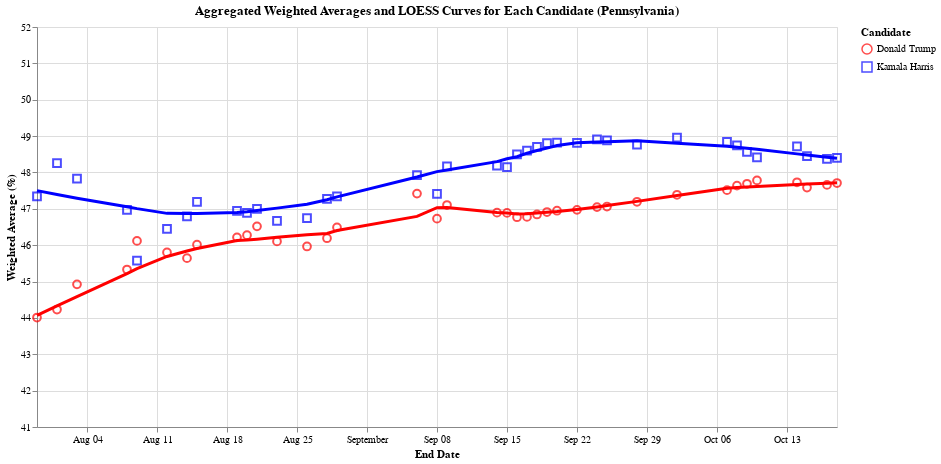

The notebook cell this image was saved under:
### Code cell
import altair as alt

# Aggregating the average for groupby 'end_date' and 'candidate_name'
df_aggregated = df_weighted_averages.groupby(['end_date', 'candidate_name']).agg({
    'weighted_average_pct': 'mean'
}).reset_index().sort_values(by='end_date',ascending=False)
print('Pennsylvania')
print(df_aggregated.head(10))
# Define the custom color scale for the candidates
color_scale = alt.Scale(domain=['Kamala Harris', 'Donald Trump'], range=['blue', 'red'])

# Scatter plot with distinct shapes for each candidate
scatter = alt.Chart(df_aggregated).mark_point(size=60).encode(
    x=alt.X('end_date:T', title='End Date'),
    y=alt.Y('weighted_average_pct:Q', title='Weighted Average (%)', scale=alt.Scale(domain=[41, 52])),  # Restricted vertical axis
    color=alt.Color('candidate_name:N', scale=color_scale, title='Candidate'),  # Custom color scale for candidates
    shape=alt.Shape('candidate_name:N', title='Candidate'),  # Different shapes for each candidate
    tooltip=[alt.Tooltip('end_date:T', title='Date'), alt.Tooltip('candidate_name:N', title='Candidate'), alt.Tooltip('weighted_average_pct:Q', title='Weighted Average (%)')]
).properties(
    width=800,
    height=400
)

# LOESS smoothing for each candidate, applied to the aggregated data
loess = alt.Chart(df_aggregated).transform_loess(
    'end_date', 'weighted_average_pct', groupby=['candidate_name']
).mark_line(size=3).encode(
    x='end_date:T',
    y=alt.Y('weighted_average_pct:Q', title='Weighted Average (%)'),
    color=alt.Color('candidate_name:N', scale=color_scale, title='Candidate'),  # Custom color scale for candidates
    tooltip=[alt.Tooltip('candidate_name:N', title='Candidate'), alt.Tooltip('end_date:T', title='Date'), alt.Tooltip('weighted_average_pct:Q', title='Smoothed Average (%)')]
)

# Layer scatter plot and LOESS smoothing
final_chart = alt.layer(scatter, loess).properties(
    title="Aggregated Weighted Averages and LOESS Curves for Each Candidate (Pennsylvania)"
)

# Display the final chart
final_chart.display()

### Figure 1 — Vega-Lite specification as saved in the notebook (floating-point values rounded to 4 significant figures)
{"config": {"view": {"continuousWidth": 300, "continuousHeight": 300}}, "layer": [{"mark": {"type": "point", "size": 60}, "encoding": {"color": {"field": "candidate_name", "scale": {"domain": ["Kamala Harris", "Donald Trump"], "range": ["blue", "red"]}, "title": "Candidate", "type": "nominal"}, "shape": {"field": "candidate_name", "title": "Candidate", "type": "nominal"}, "tooltip": [{"field": "end_date", "title": "Date", "type": "temporal"}, {"field": "candidate_name", "title": "Candidate", "type": "nominal"}, {"field": "weighted_average_pct", "title": "Weighted Average (%)", "type": "quantitative"}], "x": {"field": "end_date", "title": "End Date", "type": "temporal"}, "y": {"field": "weighted_average_pct", "scale": {"domain": [41, 52]}, "title": "Weighted Average (%)", "type": "quantitative"}}}, {"mark": {"type": "line", "size": 3}, "encoding": {"color": {"field": "candidate_name", "scale": {"domain": ["Kamala Harris", "Donald Trump"], "range": ["blue", "red"]}, "title": "Candidate", "type": "nominal"}, "tooltip": [{"field": "candidate_name", "title": "Candidate", "type": "nominal"}, {"field": "end_date", "title": "Date", "type": "temporal"}, {"field": "weighted_average_pct", "title": "Smoothed Average (%)", "type": "quantitative"}], "x": {"field": "end_date", "type": "temporal"}, "y": {"field": "weighted_average_pct", "title": "Weighted Average (%)", "type": "quantitative"}}, "transform": [{"loess": "weighted_average_pct", "on": "end_date", "groupby": ["candidate_name"]}]}], "data": {"name": "data-80cee148ecd1ead87e6312d385526992"}, "height": 400, "title": "Aggregated Weighted Averages and LOESS Curves for Each Candidate (Pennsylvania)", "width": 800, "$schema": "https://vega.github.io/schema/vega-lite/v5.20.1.json", "datasets": {"data-80cee148ecd1ead87e6312d385526992": [{"end_date": "2024-10-18T00:00:00", "candidate_name": "Kamala Harris", "weighted_average_pct": 48.4}, {"end_date": "2024-10-18T00:00:00", "candidate_name": "Donald Trump", "weighted_average_pct": 47.71}, {"end_date": "2024-10-17T00:00:00", "candidate_name": "Kamala Harris", "weighted_average_pct": 48.37}, {"end_date": "2024-10-17T00:00:00", "candidate_name": "Donald Trump", "weighted_average_pct": 47.66}, {"end_date": "2024-10-15T00:00:00", "candidate_name": "Kamala Harris", "weighted_average_pct": 48.45}, {"end_date": "2024-10-15T00:00:00", "candidate_name": "Donald Trump", "weighted_average_pct": 47.59}, {"end_date": "2024-10-14T00:00:00", "candidate_name": "Kamala Harris", "weighted_average_pct": 48.72}, {"end_date": "2024-10-14T00:00:00", "candidate_name": "Donald Trump", "weighted_average_pct": 47.73}, {"end_date": "2024-10-10T00:00:00", "candidate_name": "Donald Trump", "weighted_average_pct": 47.78}, {"end_date": "2024-10-10T00:00:00", "candidate_name": "Kamala Harris", "weighted_average_pct": 48.42}, {"end_date": "2024-10-09T00:00:00", "candidate_name": "Kamala Harris", "weighted_average_pct": 48.56}, {"end_date": "2024-10-09T00:00:00", "candidate_name": "Donald Trump", "weighted_average_pct": 47.69}, {"end_date": "2024-10-08T00:00:00", "candidate_name": "Kamala Harris", "weighted_average_pct": 48.74}, {"end_date": "2024-10-08T00:00:00", "candidate_name": "Donald Trump", "weighted_average_pct": 47.64}, {"end_date": "2024-10-07T00:00:00", "candidate_name": "Kamala Harris", "weighted_average_pct": 48.84}, {"end_date": "2024-10-07T00:00:00", "candidate_name": "Donald Trump", "weighted_average_pct": 47.51}, {"end_date": "2024-10-02T00:00:00", "candidate_name": "Kamala Harris", "weighted_average_pct": 48.96}, {"end_date": "2024-10-02T00:00:00", "candidate_name": "Donald Trump", "weighted_average_pct": 47.39}, {"end_date": "2024-09-28T00:00:00", "candidate_name": "Donald Trump", "weighted_average_pct": 47.19}, {"end_date": "2024-09-28T00:00:00", "candidate_name": "Kamala Harris", "weighted_average_pct": 48.77}, {"end_date": "2024-09-25T00:00:00", "candidate_name": "Kamala Harris", "weighted_average_pct": 48.88}, {"end_date": "2024-09-25T00:00:00", "candidate_name": "Donald Trump", "weighted_average_pct": 47.06}, {"end_date": "2024-09-24T00:00:00", "candidate_name": "Kamala Harris", "weighted_average_pct": 48.91}, {"end_date": "2024-09-24T00:00:00", "candidate_name": "Donald Trump", "weighted_average_pct": 47.05}, {"end_date": "2024-09-22T00:00:00", "candidate_name": "Kamala Harris", "weighted_average_pct": 48.82}, {"end_date": "2024-09-22T00:00:00", "candidate_name": "Donald Trump", "weighted_average_pct": 46.97}, {"end_date": "2024-09-20T00:00:00", "candidate_name": "Donald Trump", "weighted_average_pct": 46.95}, {"end_date": "2024-09-20T00:00:00", "candidate_name": "Kamala Harris", "weighted_average_pct": 48.82}, {"end_date": "2024-09-19T00:00:00", "candidate_name": "Donald Trump", "weighted_average_pct": 46.91}, {"end_date": "2024-09-19T00:00:00", "candidate_name": "Kamala Harris", "weighted_average_pct": 48.8}, {"end_date": "2024-09-18T00:00:00", "candidate_name": "Kamala Harris", "weighted_average_pct": 48.71}, {"end_date": "2024-09-18T00:00:00", "candidate_name": "Donald Trump", "weighted_average_pct": 46.84}, {"end_date": "2024-09-17T00:00:00", "candidate_name": "Kamala Harris", "weighted_average_pct": 48.6}, {"end_date": "2024-09-17T00:00:00", "candidate_name": "Donald Trump", "weighted_average_pct": 46.78}, {"end_date": "2024-09-16T00:00:00", "candidate_name": "Kamala Harris", "weighted_average_pct": 48.5}, {"end_date": "2024-09-16T00:00:00", "candidate_name": "Donald Trump", "weighted_average_pct": 46.77}, {"end_date": "2024-09-15T00:00:00", "candidate_name": "Kamala Harris", "weighted_average_pct": 48.15}, {"end_date": "2024-09-15T00:00:00", "candidate_name": "Donald Trump", "weighted_average_pct": 46.89}, {"end_date": "2024-09-14T00:00:00", "candidate_name": "Kamala Harris", "weighted_average_pct": 48.19}, {"end_date": "2024-09-14T00:00:00", "candidate_name": "Donald Trump", "weighted_average_pct": 46.89}, {"end_date": "2024-09-09T00:00:00", "candidate_name": "Kamala Harris", "weighted_average_pct": 48.16}, {"end_date": "2024-09-09T00:00:00", "candidate_name": "Donald Trump", "weighted_average_pct": 47.1}, {"end_date": "2024-09-08T00:00:00", "candidate_name": "Kamala Harris", "weighted_average_pct": 47.41}, {"end_date": "2024-09-08T00:00:00", "candidate_name": "Donald Trump", "weighted_average_pct": 46.73}, {"end_date": "2024-09-06T00:00:00", "candidate_name": "Kamala Harris", "weighted_average_pct": 47.93}, {"end_date": "2024-09-06T00:00:00", "candidate_name": "Donald Trump", "weighted_average_pct": 47.42}, {"end_date": "2024-08-29T00:00:00", "candidate_name": "Donald Trump", "weighted_average_pct": 46.49}, {"end_date": "2024-08-29T00:00:00", "candidate_name": "Kamala Harris", "weighted_average_pct": 47.34}, {"end_date": "2024-08-28T00:00:00", "candidate_name": "Donald Trump", "weighted_average_pct": 46.19}, {"end_date": "2024-08-28T00:00:00", "candidate_name": "Kamala Harris", "weighted_average_pct": 47.28}, {"end_date": "2024-08-26T00:00:00", "candidate_name": "Kamala Harris", "weighted_average_pct": 46.74}, {"end_date": "2024-08-26T00:00:00", "candidate_name": "Donald Trump", "weighted_average_pct": 45.96}, {"end_date": "2024-08-23T00:00:00", "candidate_name": "Kamala Harris", "weighted_average_pct": 46.67}, {"end_date": "2024-08-23T00:00:00", "candidate_name": "Donald Trump", "weighted_average_pct": 46.1}, {"end_date": "2024-08-21T00:00:00", "candidate_name": "Kamala Harris", "weighted_average_pct": 47.0}, {"end_date": "2024-08-21T00:00:00", "candidate_name": "Donald Trump", "weighted_average_pct": 46.52}, {"end_date": "2024-08-20T00:00:00", "candidate_name": "Kamala Harris", "weighted_average_pct": 46.89}, {"end_date": "2024-08-20T00:00:00", "candidate_name": "Donald Trump", "weighted_average_pct": 46.28}, {"end_date": "2024-08-19T00:00:00", "candidate_name": "Donald Trump", "weighted_average_pct": 46.22}, {"end_date": "2024-08-19T00:00:00", "candidate_name": "Kamala Harris", "weighted_average_pct": 46.95}, {"end_date": "2024-08-15T00:00:00", "candidate_name": "Donald Trump", "weighted_average_pct": 46.01}, {"end_date": "2024-08-15T00:00:00", "candidate_name": "Kamala Harris", "weighted_average_pct": 47.19}, {"end_date": "2024-08-14T00:00:00", "candidate_name": "Kamala Harris", "weighted_average_pct": 46.79}, {"end_date": "2024-08-14T00:00:00", "candidate_name": "Donald Trump", "weighted_average_pct": 45.64}, {"end_date": "2024-08-12T00:00:00", "candidate_name": "Kamala Harris", "weighted_average_pct": 46.45}, {"end_date": "2024-08-12T00:00:00", "candidate_name": "Donald Trump", "weighted_average_pct": 45.8}, {"end_date": "2024-08-09T00:00:00", "candidate_name": "Kamala Harris", "weighted_average_pct": 45.58}, {"end_date": "2024-08-09T00:00:00", "candidate_name": "Donald Trump", "weighted_average_pct": 46.12}, {"end_date": "2024-08-08T00:00:00", "candidate_name": "Kamala Harris", "weighted_average_pct": 46.97}, {"end_date": "2024-08-08T00:00:00", "candidate_name": "Donald Trump", "weighted_average_pct": 45.33}, {"end_date": "2024-08-03T00:00:00", "candidate_name": "Kamala Harris", "weighted_average_pct": 47.83}, {"end_date": "2024-08-03T00:00:00", "candidate_name": "Donald Trump", "weighted_average_pct": 44.92}, {"end_date": "2024-08-01T00:00:00", "candidate_name": "Kamala Harris", "weighted_average_pct": 48.25}, {"end_date": "2024-08-01T00:00:00", "candidate_name": "Donald Trump", "weighted_average_pct": 44.23}, {"end_date": "2024-07-30T00:00:00", "candidate_name": "Donald Trump", "weighted_average_pct": 44.01}, {"end_date": "2024-07-30T00:00:00", "candidate_name": "Kamala Harris", "weighted_average_pct": 47.34}, {"end_date": "2024-07-29T00:00:00", "candidate_name": "Donald Trump", "weighted_average_pct": null}, {"end_date": "2024-07-29T00:00:00", "candidate_name": "Kamala Harris", "weighted_average_pct": null}, {"end_date": "2024-07-28T00:00:00", "candidate_name": "Kamala Harris", "weighted_average_pct": null}, {"end_date": "2024-07-28T00:00:00", "candidate_name": "Donald Trump", "weighted_average_pct": null}]}}
